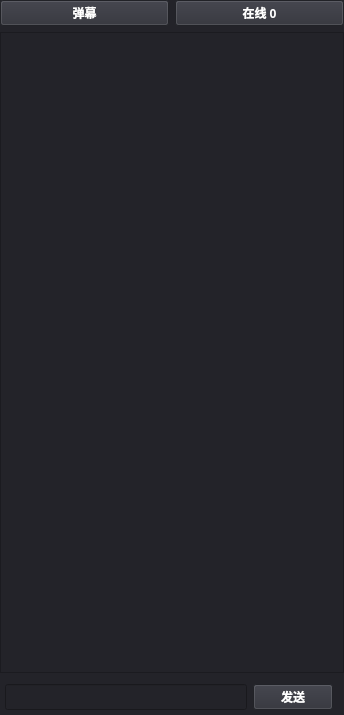
<?xml version="1.0" encoding="UTF-8"?>
<ui version="4.0">
 <class>MessageWidget</class>
 <widget class="QWidget" name="MessageWidget">
  <property name="geometry">
   <rect>
    <x>0</x>
    <y>0</y>
    <width>344</width>
    <height>715</height>
   </rect>
  </property>
  <property name="font">
   <font>
    <family>幼圆</family>
    <weight>75</weight>
    <bold>true</bold>
   </font>
  </property>
  <property name="windowTitle">
   <string>Form</string>
  </property>
  <property name="styleSheet">
   <string notr="true">
*{
    background:rgb(35,35,41);
    color:white;
}

QPushButton{
	background:#2e2f37;
    color:  white;
}
QPushButton:hover{
    color:  Cyan;
}
QPushButton:pressed {
    color:  CadetBlue;
}

/*****列表*******/
QListWidget{
     border: 1px solid Black;
}
QListWidget::item:hover{
    /*background: Cyan;*/
    padding: 0px;
    margin: 1px;
    color: Cyan;
    border: 1px solid Cyan;
}
QListWidget::item:selected {
    background: Cyan;
    padding: 0px;
    margin: 1px;
    color: black;
    border: 1px solid Cyan;
}



QScrollBar:vertical {
    width: 10px;
    background: transparent;
}
QScrollBar::handle:vertical {
    min-height: 30px;
    background: #202129;
    margin-top: 0px;
    margin-bottom: 0px;
}
QScrollBar::handle:vertical:hover {
    background: rgb(80, 80, 80);
}
QScrollBar::sub-line:vertical {
    height: 0px;
    background: transparent;
    image: url(:/Black/arrowTop);
    subcontrol-position: top;
}
QScrollBar::add-line:vertical {
    height: 0px;
    background: transparent;
    image: url(:/Black/arrowBottom);
    subcontrol-position: bottom;
}
QScrollBar::sub-line:vertical:hover {
    background: rgb(68, 69, 73);
}
QScrollBar::add-line:vertical:hover {
    background: rgb(68, 69, 73);
}
QScrollBar::add-page:vertical, QScrollBar::sub-page:vertical {
    background: transparent;
}
</string>
  </property>
  <layout class="QGridLayout" name="gridLayout">
   <property name="leftMargin">
    <number>0</number>
   </property>
   <property name="topMargin">
    <number>0</number>
   </property>
   <property name="rightMargin">
    <number>0</number>
   </property>
   <property name="bottomMargin">
    <number>0</number>
   </property>
   <item row="2" column="0">
    <widget class="QStackedWidget" name="stackedWidget">
     <property name="styleSheet">
      <string notr="true"/>
     </property>
     <property name="currentIndex">
      <number>0</number>
     </property>
     <widget class="QWidget" name="msgPage">
      <layout class="QGridLayout" name="gridLayout_2">
       <property name="leftMargin">
        <number>0</number>
       </property>
       <property name="topMargin">
        <number>0</number>
       </property>
       <property name="rightMargin">
        <number>0</number>
       </property>
       <property name="bottomMargin">
        <number>0</number>
       </property>
       <item row="0" column="0" colspan="2">
        <widget class="TextEdit" name="textEdit">
         <property name="font">
          <font>
           <family>幼圆</family>
          </font>
         </property>
         <property name="focusPolicy">
          <enum>Qt::NoFocus</enum>
         </property>
         <property name="styleSheet">
          <string notr="true">background-color:rgb(35,35,41);
color:white;</string>
         </property>
         <property name="tabChangesFocus">
          <bool>true</bool>
         </property>
         <property name="readOnly">
          <bool>true</bool>
         </property>
         <property name="html">
          <string>&lt;!DOCTYPE HTML PUBLIC &quot;-//W3C//DTD HTML 4.0//EN&quot; &quot;http://www.w3.org/TR/REC-html40/strict.dtd&quot;&gt;
&lt;html&gt;&lt;head&gt;&lt;meta name=&quot;qrichtext&quot; content=&quot;1&quot; /&gt;&lt;style type=&quot;text/css&quot;&gt;
p, li { white-space: pre-wrap; }
&lt;/style&gt;&lt;/head&gt;&lt;body style=&quot; font-family:'幼圆'; font-size:9pt; font-weight:400; font-style:normal;&quot;&gt;
&lt;p align=&quot;right&quot; style=&quot;-qt-paragraph-type:empty; margin-top:0px; margin-bottom:0px; margin-left:0px; margin-right:0px; -qt-block-indent:0; text-indent:0px;&quot;&gt;&lt;br /&gt;&lt;/p&gt;&lt;/body&gt;&lt;/html&gt;</string>
         </property>
        </widget>
       </item>
       <item row="1" column="0">
        <widget class="QWidget" name="widget_2" native="true">
         <layout class="QHBoxLayout" name="horizontalLayout_2">
          <property name="leftMargin">
           <number>5</number>
          </property>
          <property name="topMargin">
           <number>5</number>
          </property>
          <property name="rightMargin">
           <number>5</number>
          </property>
          <property name="bottomMargin">
           <number>5</number>
          </property>
          <item>
           <widget class="QLineEdit" name="lineEdit">
            <property name="sizePolicy">
             <sizepolicy hsizetype="Expanding" vsizetype="Preferred">
              <horstretch>0</horstretch>
              <verstretch>0</verstretch>
             </sizepolicy>
            </property>
            <property name="text">
             <string/>
            </property>
           </widget>
          </item>
          <item>
           <widget class="Button" name="btnSend">
            <property name="font">
             <font>
              <family>幼圆</family>
              <weight>75</weight>
              <bold>true</bold>
             </font>
            </property>
            <property name="text">
             <string>发送</string>
            </property>
           </widget>
          </item>
         </layout>
        </widget>
       </item>
      </layout>
     </widget>
     <widget class="QWidget" name="onlinePage">
      <layout class="QGridLayout" name="gridLayout_3">
       <property name="leftMargin">
        <number>0</number>
       </property>
       <property name="topMargin">
        <number>0</number>
       </property>
       <property name="rightMargin">
        <number>0</number>
       </property>
       <property name="bottomMargin">
        <number>0</number>
       </property>
       <item row="0" column="0">
        <widget class="PlayList" name="listWidget"/>
       </item>
      </layout>
     </widget>
    </widget>
   </item>
   <item row="1" column="0">
    <widget class="QWidget" name="widget" native="true">
     <property name="font">
      <font>
       <family>幼圆</family>
       <weight>75</weight>
       <bold>true</bold>
      </font>
     </property>
     <layout class="QHBoxLayout" name="horizontalLayout">
      <property name="leftMargin">
       <number>0</number>
      </property>
      <property name="topMargin">
       <number>0</number>
      </property>
      <property name="rightMargin">
       <number>0</number>
      </property>
      <property name="bottomMargin">
       <number>0</number>
      </property>
      <item>
       <widget class="Button" name="btnMsg">
        <property name="font">
         <font>
          <family>幼圆</family>
          <weight>75</weight>
          <bold>true</bold>
         </font>
        </property>
        <property name="text">
         <string>弹幕</string>
        </property>
       </widget>
      </item>
      <item>
       <widget class="Button" name="btnOnline">
        <property name="font">
         <font>
          <family>幼圆</family>
          <weight>75</weight>
          <bold>true</bold>
         </font>
        </property>
        <property name="text">
         <string>在线 0</string>
        </property>
       </widget>
      </item>
     </layout>
    </widget>
   </item>
  </layout>
 </widget>
 <customwidgets>
  <customwidget>
   <class>Button</class>
   <extends>QPushButton</extends>
   <header>Button.h</header>
  </customwidget>
  <customwidget>
   <class>PlayList</class>
   <extends>QListWidget</extends>
   <header>PlayList.h</header>
  </customwidget>
  <customwidget>
   <class>TextEdit</class>
   <extends>QTextEdit</extends>
   <header>TextEdit.h</header>
  </customwidget>
 </customwidgets>
 <resources/>
 <connections/>
</ui>
